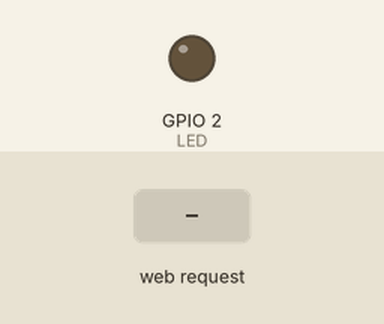
Bench run of a program on a simulated ESP8266 (NodeMCU). Parts: output pins drawn as LEDs (lit = HIGH). Inputs (shaded band) come from the test bench. WiFi joins after 1.5 s; servers stay silent unless stated; what the program prints to the serial monitor is not drawn.

Above: at 2.7 s.
2.8 s: HTTP request GET /setLED?LEDstate=0 received
At 3.2 s:
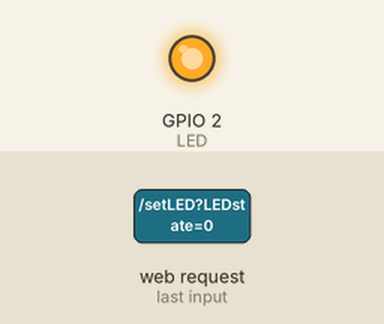
4.3 s: HTTP request GET /setLED?LEDstate=1 received
At 5.5 s:
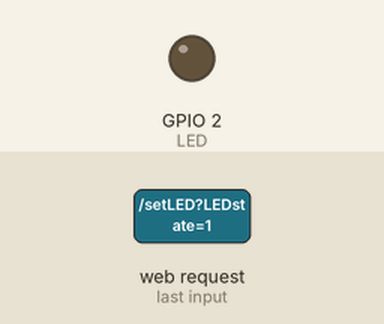
5.8 s: HTTP request GET /setLED received
At 6.7 s:
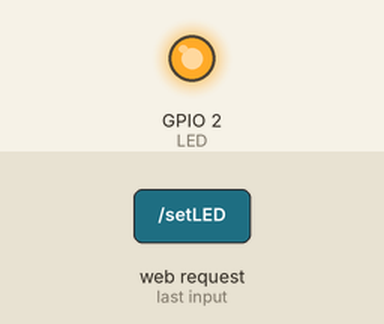
Timing chart, 0 to 8.8 s (numbered marks = the images above; inputs shaded):
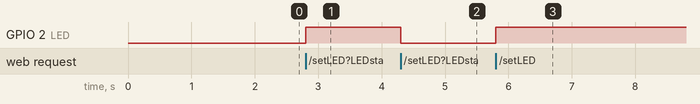

The program:

main.cpp
```cpp
/*
 * ESP8266 NodeMCU AJAX Demo
 * Updates and Gets data from webpage without page refresh
 * https://circuits4you.com
 */
#include <ESP8266WiFi.h>
#include <WiFiClient.h>
#include <ESP8266WebServer.h>

#include "index.h" //Our HTML webpage contents with javascripts

#define LED 2  //On board LED

//SSID and Password of your WiFi router
const char* ssid = "SFR_A478";
const char* password = "Hugo2002";

ESP8266WebServer server(80); //Server on port 80

//===============================================================
// This routine is executed when you open its IP in browser
//===============================================================
void handleRoot() {
 String s = MAIN_page; //Read HTML contents
 server.send(200, "text/html", s); //Send web page
}

void handleADC() {
 int a = analogRead(A0);
 String adcValue = String(a);

 server.send(200, "text/plane", adcValue); //Send ADC value only to client ajax request
}

void handleString(){
  String couleur ="Rouge";
   server.send(200, "text/plane", couleur); //Send ADC value only to client ajax request

}

void handleLED() {
 String ledState = "OFF";
 String t_state = server.arg("LEDstate"); //Refer  xhttp.open("GET", "setLED?LEDstate="+led, true);
 Serial.println(t_state);
 if(t_state == "1")
 {
  digitalWrite(LED,LOW); //LED ON
  ledState = "ON"; //Feedback parameter
 }
 else
 {
  digitalWrite(LED,HIGH); //LED OFF
  ledState = "OFF"; //Feedback parameter
 }

 server.send(200, "text/plane", ledState); //Send web page
}
//==============================================================
//                  SETUP
//==============================================================
void setup(void){
  Serial.begin(9600);

  WiFi.begin(ssid, password);     //Connect to your WiFi router
  Serial.println("");

  //Onboard LED port Direction output
  pinMode(LED,OUTPUT);

  // Wait for connection
  while (WiFi.status() != WL_CONNECTED) {
    delay(500);
    Serial.print(".");
  }

  //If connection successful show IP address in serial monitor
  Serial.println("");
  Serial.print("Connected to ");
  Serial.println(ssid);
  Serial.print("IP address: ");
  Serial.println(WiFi.localIP());  //IP address assigned to your ESP

  server.on("/", handleRoot);      //Which routine to handle at root location. This is display page
  server.on("/setLED", handleLED);
  server.on("/readADC", handleADC);

  server.begin();                  //Start server
  Serial.println("HTTP server started");
}
//==============================================================
//                     LOOP
//==============================================================
void loop(void){
  server.handleClient();          //Handle client requests
}
```

index.h
```cpp
const char MAIN_page[] PROGMEM = R"=====(
<!DOCTYPE html>
<html lang="en">
<head>
	<meta charset="UTF-8">
	<title>Chariot</title><!--Titre du site sur le navigateur-->
	<link rel="stylesheet" href="./style.css">
	<link rel="stylesheet" href="https://fonts.googleapis.com/icon?family=Material+Icons">
</head>
<body>
<h1>Système de surveillance pour chariot élévateur</h1> <!--Titre du site-->

<br>
<!--Début tableau-->
<h2>Cabine du chariot</h2>
<table>
    <tr>
            <tr>
                <th>Utilisateur</th>
                <th>2900940</th>
            </tr>
            <tr>
                <th>Nom</th>
                <th>Hugo</th>
            </tr>
            <tr><th>Vitesse</th>
                <th>20 km/h</th>
            </tr>
            <tr>
                <th>Message diffusé</th>
                <th>Vous roulez trop vite !</th>
    </tr>
</table>

<br>
<br>

<h2>Fourche</h2>

<table>
    <tr>
        <tr>
        <th>Couleur</th>
        <th>Bleu</th>
    </tr>

    <tr>
        <th>Identification </th>
        <th>Ok !</th>
    </tr>
    <tr>
        <th>Poids</th>
        <th>25 kg</th>
    </tr>
</table>

<!--Fin tableau-->


<div id="demo">
        La valeur de l'ADC est :  <span id="ADCValue">0</span><br>
      </div>

<script>
    setInterval(function() {
      // Appelle une fonctionne a repetition avec deux seconde d'intervalle
      getData();
    }, 2000);

    function getData() { //Stock l'ADC
      var xhttp = new XMLHttpRequest();
      xhttp.onreadystatechange = function() {
        if (this.readyState == 4 && this.status == 200) {
          document.getElementById("ADCValue").innerHTML =
          this.responseText;
        }
      };
      xhttp.open("GET", "readADC", true);
      xhttp.send();
    }
    </script>

</body>

<style>
table{/* Modifie le tableau*/
    border-collapse: collapse;
    margin: auto;
    width: 80vh;
    background-color: midnightblue;
}


th {/*Modifie le tracage du tableau*/
    border: 1px solid black;
    width: 50%;
    padding: 9px;
    text-align: center;
}
body {/* Modifie le body*/
    font-family: 'Roboto', sans-serif;
    color: white;
    background: #2596be;
  }
h1, h2{/*Met le texte au centre*/
  text-align: center;
}
#demo{
  position: absolute;
  bottom: 40px;
}
</style>
</html>
)=====";
```

Measured:
- after the input at 2.8 s, GPIO 2 (LED): LOW → HIGH at once
- after the input at 4.3 s, GPIO 2 (LED): HIGH → LOW at once
- after the input at 5.8 s, GPIO 2 (LED): LOW → HIGH at once
